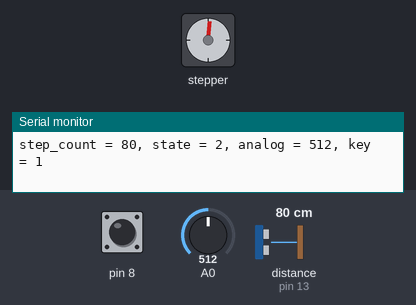
This sketch was run on a simulated Arduino Uno, built with avr-gcc and run on an emulated ATmega328P. Shown: stepper motor, the last lines printed to the serial monitor. Wiring (inferred from the names in the program): stepper motor (2048 steps per turn assumed): coils pin 4, pin 5, pin 6, pin 7. Inputs (shaded band) come from the test bench; at power-on: A0 = 512, distance to the obstacle (sensor on pin 13) 80 cm, pin 8 HIGH. The echo pulse lasts 58.3 µs per cm.

Above: at 1.2 s.
1.3 s: A0 set to 90
At 3.73 s:
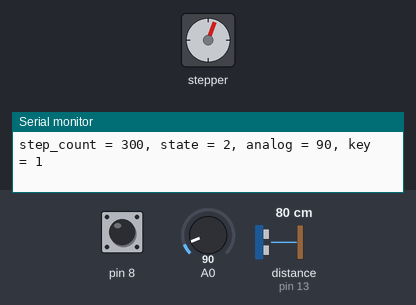
4.3 s: distance to the obstacle (sensor on pin 13) set to 18 cm
7.3 s: A0 set to 1023
At 8.4 s:
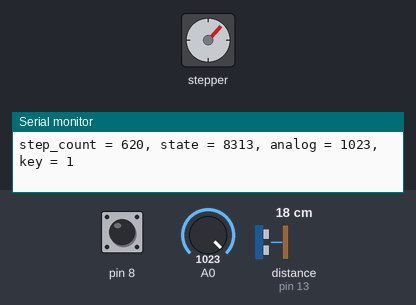
Timing chart, 0 to 10.3 s (numbered marks = the images above; inputs shaded):
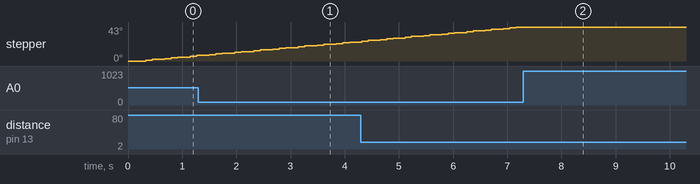

Measured:
- after the input at 7.3 s, stepper: stops changing and stays 43°

The sketch:

slippage_test.ino
```cpp
int read_key(int key)
{
  pinMode(key,INPUT_PULLUP);
  int count = 0;
  for (int i=0;i<100;i++) {
    count+=digitalRead(key);
    delay(1);
  }
  if (count>5) return 1;
  return 0;
}


#include <HCSR04.h>

int stepper_pins[] = {4,5,6,7};
int trig = 12;
int echo = 13;

HCSR04 hc(12,13); //initialisation class HCSR04 (trig pin , echo pin)

void setup() {
  // put your setup code here, to run once:
  Serial.begin(9600);
  for (int i=0;i<4;i++) pinMode(stepper_pins[i], OUTPUT);
//  pinMode(trig, OUTPUT);
//  pinMode(echo, INPUT);
//
//    // put your setup code here, to run once:
//  digitalWrite(LED_BUILTIN, 0);
//  pinMode(LED_BUILTIN, OUTPUT);
   //analogReference(EXTERNAL);

}

int seq[8][4] = {
  {1,0,0,0},
  {1,1,0,0},
  {0,1,0,0},
  {0,1,1,0},
  {0,0,1,0},
  {0,0,1,1},
  {0,0,0,1},
  {1,0,0,1}
};

double measure_distance()
{
  digitalWrite(trig, LOW);
  digitalWrite(trig, HIGH);
  delayMicroseconds(10);
  digitalWrite(trig, LOW);

  return pulseIn(echo, HIGH)*0.034/2;
}


void stepper(int steps)
{
  int dir = steps>0 ? 1 : -1;
  steps = abs(steps);
  for (int i=0;i<steps;i++)
  {
    int index = i % 8;
    if (dir==-1) index = 7-index;
    for (int k=0;k<4;k++) digitalWrite(stepper_pins[k], seq[index][k]);
    delay(1);
  }
  for (int k=0;k<4;k++) digitalWrite(stepper_pins[k], LOW);
}


enum STATE {INITIAL, FINAL, PULLUP, PULLDOWN, UNDETERMINED};

int state = INITIAL;
int pot_value = -1;
int distance = -1;
int pot_zero_value = -1;
int chrono = -1;
char buf[50];
int step_count = 0;
int stepper_step_len = 10;
void loop() {
  switch (state) {
    case UNDETERMINED:

    break;
    case INITIAL:
      if (read_key(8)) state = PULLUP;
      pot_zero_value = analogRead(A0);
      distance = hc.dist();
      step_count = 0;
    break;
    case PULLUP:
      stepper(stepper_step_len);
      step_count += stepper_step_len;
      int d = hc.dist();
      if (abs(d-distance)>100) state = FINAL;
    break;
    case FINAL:
      pot_value = analogRead(A0);
      delay(1000);
      int diff = abs(pot_value-pot_zero_value);
      sprintf(buf, "diff = %d, distance dif = %d", diff, abs(d-distance));
      Serial.println(buf);
      state = PULLDOWN;
    break;
    case PULLDOWN:
      stepper(-step_count-10);
      state = INITIAL;
    break;
    default:

    Serial.println("You have error in your code");
  }
  sprintf(buf, "step_count = %d, state = %d, analog = %d, key = %d", (int)step_count, (int)state, (int)analogRead(A0), (int)read_key(8));
  Serial.println(buf);
}
```
